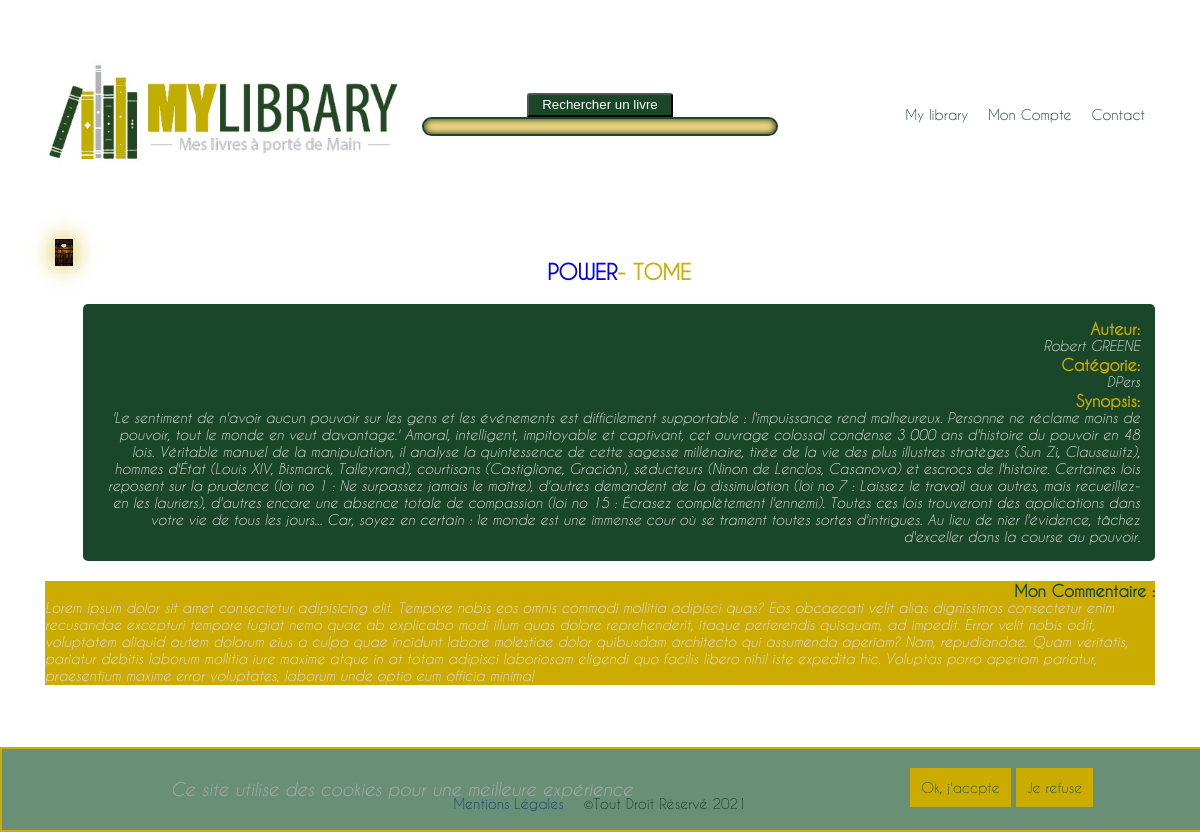
The page /index.php?action=livre&id=2 on the database its author committed.
### tables this page shows
CREATE TABLE `authorlivres` (
  `id` int(11) NOT NULL AUTO_INCREMENT,
  `idAuthor` int(11) NOT NULL,
  `idLivre` int(11) NOT NULL,
  `tome` varchar(255) DEFAULT NULL,
  `noteMoyenne` int(11) DEFAULT NULL,
  PRIMARY KEY (`id`)
);

CREATE TABLE `livres` (
  `id` int(11) NOT NULL AUTO_INCREMENT,
  `title` varchar(255) NOT NULL,
  `category` varchar(255) NOT NULL,
  `content` longtext,
  PRIMARY KEY (`id`)
);

### app/Controllers/Front/frontController.php (called while the page is built, shortened)
<?php
class FrontController
{
        public  function livre($idLivre)
    {
        $livres = new \Projet\Models\AuthorLivresManager();
        $monLivre = $livres->OneEcritpar($idLivre);
        require "app/views/Front/page-livre.php";
    }
}

### app/Models/AuthorLivresManager.php (called while the page is built, shortened)
<?php
class AuthorLivresManager extends Manager
{
    protected $table;
    private $bdd;
    function __construct()
    {
        $this->table = "authorLivres";
        $this->bdd = Manager::getInstance();
    }
    public function OneEcritpar($idLivre)
    {
        $sql = "SELECT " . $this->table . ".`id` AS id,
        livres.`title` AS title, `livres`.`content` AS content,
        `livres`.`category` AS category,
        CONCAT(`firstname_author`,' ' ,`name_author`) AS name_author
            FROM " . $this->table . "
            INNER JOIN `livres`
                ON " . $this->table . ".`idLivre` = `livres`.id
            INNER JOIN `authors`
                ON " . $this->table . ".`idAuthor` = `authors`.id
            WHERE  " . $this->table . ".id = :id";
        $livre = $this->bdd->prepare($sql);
        $livre->bindValue(':id', $idLivre, PDO::PARAM_INT);
        $livre->execute();
        return $livre;
    }
}

### app/Models/Manager.php (called while the page is built, shortened)
<?php
class Manager extends PDO {
        private static $instance;
    private function __construct() {
        $_dsn = "mysql:dbname=".$_ENV['DBNAME'].";host=".$_ENV['DBHOST'];
    }
    public static function getInstance() {
        if(self::$instance === null) {
            self::$instance = new self();
        }
        return self::$instance;
    }
};

### app/views/Front/page-livre.php (the view, shortened to what this page needs)
<?php ob_start();
$livre = $monLivre->fetch();
$titre = $livre['title'] ?? "Livre"; ?>
<section id="livreSolo" class="container livreSolo">
    <article class="content-livre center">
        <figure class="card-img"><img class="img-livre " src="app/public/Front/images/DefautPhoto1.jpg" alt="Titre du livre"></figure>
        <div class="card-content">
            <h2 class="card-title green">
                <a href="livre&id=idLivre"><?= $livre['title']; ?></a><span class="gold bold">- tome</span>
            </h2>
            <section class="card-corps">
                <div>
                    <h6 class="gold label-article">Auteur: </h6>
                    <?= "<p class='auteurLivre lightGray'>" . strip_tags($livre['name_author']) . "</p>" ?>
                </div>
                <div>
                    <h6 class="gold label-article">Catégorie: </h6>
                    <?= "<p class='categorieLivre lightGray'>" . strip_tags($livre['category']) . "</p>" ?>
                </div>
                <div class="synopsis-livre">
                    <?php if (!is_null($livre['content'])) :
                        echo '<h4 class="gold label-article"> Synopsis: </h4>
                        <p class="lightGray">' . utf8_encode($livre['content']) . '</p>';
                    endif; ?>
                </div>
            </section>
        </div>
    </article>
</section>
<section id="commentaire" class="container livreSolo">
    <div class="content-livre bg-gold">
        <h4 class="green label-article">Mon Commentaire : </h4>
        <p class="lightGray">
            Lorem ipsum dolor sit amet consectetur adipisicing elit. Tempore nobis eos omnis commodi mollitia adipisci quas? Eos obcaecati velit alias dignissimos consectetur enim recusandae excepturi tempore fugiat nemo quae ab explicabo modi illum quas dolore reprehenderit, itaque perferendis quisquam, ad impedit. Error velit nobis odit, voluptatem aliquid autem dolorum eius a culpa quae incidunt labore molestiae dolor quibusdam architecto qui assumenda aperiam? Nam, repudiandae. Quam veritatis, pariatur debitis laborum mollitia iure maxime atque in at totam adipisci laboriosam eligendi quo facilis libero nihil iste expedita hic. Voluptas porro aperiam pariatur, praesentium maxime error voluptates, laborum unde optio eum officia minima!
        </p>
    </div>
    </div>
<?php require 'Templates/template.php'; ?>

### app/public/Front/css/style.css (style rules this page uses)
* { padding : 0; margin : 0; }
*, * :before, * :after { box-sizing : inherit; }
a { text-decoration : none; }
:root { --gold : #ccac00; --green : #1a472a; }
html { font-family : 'Caviar', 'Roboto', 'Times', sans-serif; }
body { font-size : 14px; min-width : 350px; }
body, h1, h2, h3, h4, h5, h6, p, ol, ul { margin : 0; padding : 0; font-weight : normal; }
img { max-width : 100%; height : auto; }
h1, h2, h3 { margin : 20px auto; text-align : center; text-transform : uppercase; }
p { font-family: 'CaviarItallic'; font-weight: normal; color: rgb(170, 170, 170) ; word-wrap: break-word; }
.container { display: flex; flex-direction: column; width: 100%; box-sizing: border-box; padding: 10px; margin: 30px auto; flex-wrap: nowrap; align-content: space-around; justify-content: center; }
.center { display : flex; justify-content : center; align-content : center; align-items : center; width: 100%; margin : 0 auto; }
.gold { color : var(--gold); }
.green { color : var(--green); }
.lightGray { color : #dbdbdb; }
.bg-gold { background-color : var(--gold); font-weight : bolder; }
.card-corps { display: flex; flex-direction: column; width: 100%; align-items: center; padding: 15px; background-color: var(--green); border-radius: 5px; -webkit-border-radius: 5px; -moz-border-radius: 5px; -ms-border-radius: 5px; -o-border-radius: 5px; }
.card-corps { grid-column : 1 / 3; grid-row : 2 / 3; align-items: flex-end; }
.card-title { grid-column : 2 / 3; grid-row : 1; justify-content : flex-end; }
.card-title { text-decoration : none; font-weight : bold; color : var(--green); }
.card-img { z-index : 2; grid-column : 1; grid-row : 1 / 3; align-self : start; padding : 0 10px; filter : drop-shadow(0 0 0.75rem #ccac00); -webkit-filter : drop-shadow(0 0 0.75rem #ccac00); }
.card-content { display : flex; flex-direction : column; text-align : end; }
.label-article, .contenu-card-livre>h6 { text-transform : capitalize; font-size : medium; font-weight : bold; text-align : end; }
.livreSolo { display : flex; flex-wrap : wrap; justify-content : center; max-width : 100%; margin : 0 auto; }

### rows shown on the page
authorlivres: idLivre.title "POWER", idLivre.category "DPers", idLivre.content "'Le sentiment de n'avoir aucun pouvoir sur les gens et les événements est difficilement supportable : l'impuissance rend malheureux. Personne ne réclame moins de pouvoir, tout le monde en veut davantage.' Amoral, intelligent, impitoyable et captivant, cet ouvrage colossal condense 3 000 ans d'histoire du pouvoir en 48 lois. Véritable manuel de la manipulation, il analyse la quintessence de cette sagesse millénaire, tirée de la vie des plus illustres stratèges (Sun Zi, Clausewitz), hommes d'État (Louis XIV, Bismarck, Talleyrand), courtisans (Castiglione, Gracián), séducteurs (Ninon de Lenclos, Casanova) et escrocs de l'histoire. Certaines lois reposent sur la prudence (loi no 1 : Ne…"

### other values the page prints
strip_tags($livre['name_author']) "Robert GREENE"
